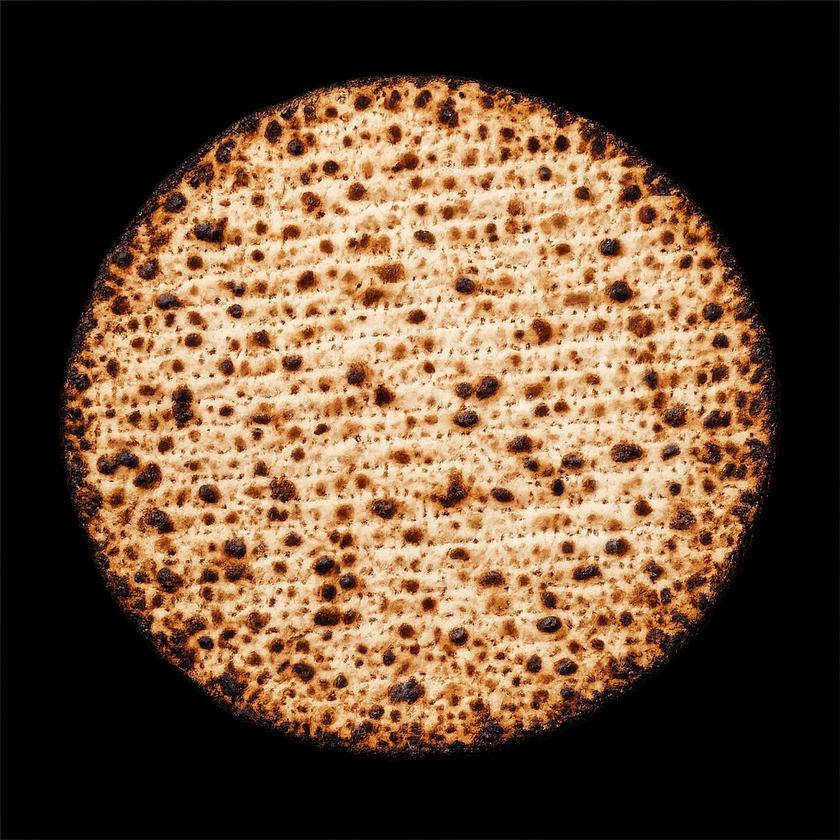
#> input picture assets/matzah.source.png, 840 x 840 px, shrunk from 1024 x 1024 before the run
$ python process-matzah.py
#> lines starting #> are read from the running program, lines starting #| are printed output that depends on the picture
#!/usr/bin/env python3
"""
Make matzah PNG background transparent (source file is opaque gray/black around the circle).
Uses flood-fill from corners: only neutral dark grays count as background.
"""
from __future__ import annotations

from collections import deque
from pathlib import Path

from PIL import Image


def is_background(r: int, g: int, b: int) -> bool:
    """True for flat dark gray / black around the matzah (not brown/tan bread pixels)."""
    lo, hi = min(r, g, b), max(r, g, b)
    spread = hi - lo
    # Colored matzah / char (brown, tan): channels differ a lot
    if spread > 26:
        return False
    # Light gray that could be matzah edge highlight
    if hi > 118:
        return False
    return True


def main() -> None:
    root = Path(__file__).resolve().parents[1]
    src = root / "assets" / "matzah.source.png"
    out = root / "assets" / "matzah.png"
    im = Image.open(src).convert("RGBA")
    w, h = im.size
#> w = 840; h = 840
    px = im.load()

    q: deque[tuple[int, int]] = deque()
    seen = [[False] * w for _ in range(h)]
    for x, y in ((0, 0), (w - 1, 0), (0, h - 1), (w - 1, h - 1)):
        r, g, b = px[x, y][:3]
        if is_background(r, g, b):
            q.append((x, y))
            seen[y][x] = True
#> this loop made 4 passes
#> (r, g, b, lo in is_background, hi in is_background) on passes 1 to 4: (54, 54, 54, 54, 54), (46, 46, 46, 46, 46), (44, 44, 44, 44, 44), (30, 30, 30, 30, 30)
#> after the loop, seen = 840 items

    while q:
        x, y = q.popleft()
        r, g, b = px[x, y][:3]
        if not is_background(r, g, b):
            continue
        px[x, y] = (r, g, b, 0)
        for dx, dy in ((0, 1), (0, -1), (1, 0), (-1, 0)):
            nx, ny = x + dx, y + dy
            if 0 <= nx < w and 0 <= ny < h and not seen[ny][nx]:
                seen[ny][nx] = True
                q.append((nx, ny))
#> this loop made 341397 passes
#> (x, y, r, g, b, lo in is_background, hi in is_background) on passes 1 to 3: (0, 0, 54, 54, 54, 54, 54), (839, 0, 46, 46, 46, 46, 46), (0, 839, 44, 44, 44, 44, 44)

    im.save(out, "PNG")
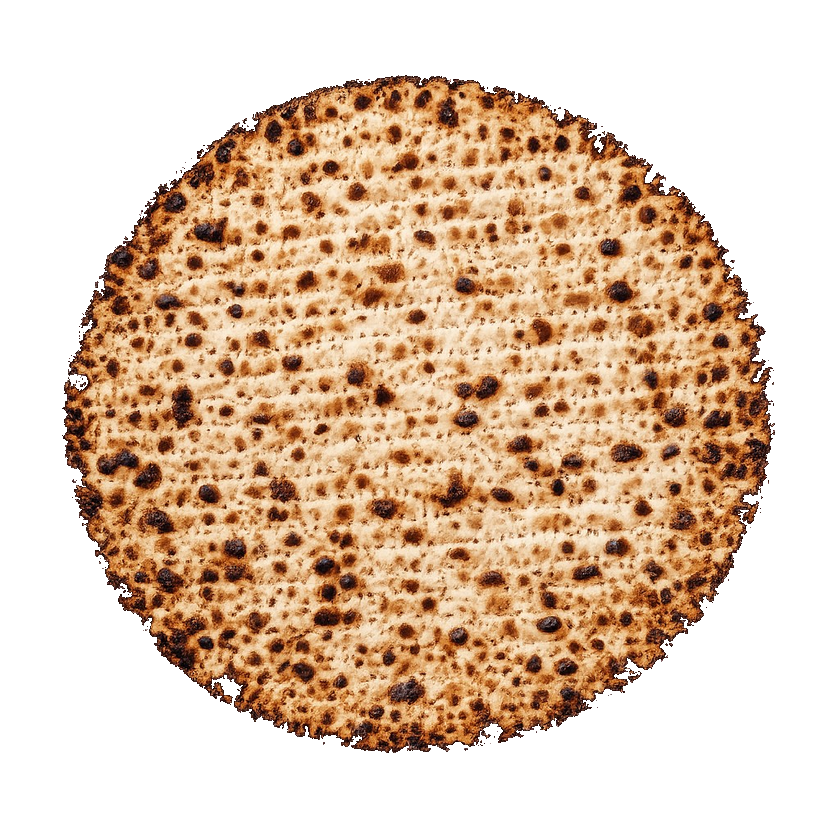
#> saved as matzah.png: PIL image 840x840 RGBA; mean R, G, B, A 102.3, 76.3, 54, 133.1; transparent parts drawn white
    print(f"Wrote {out}")


if __name__ == "__main__":
    main()
